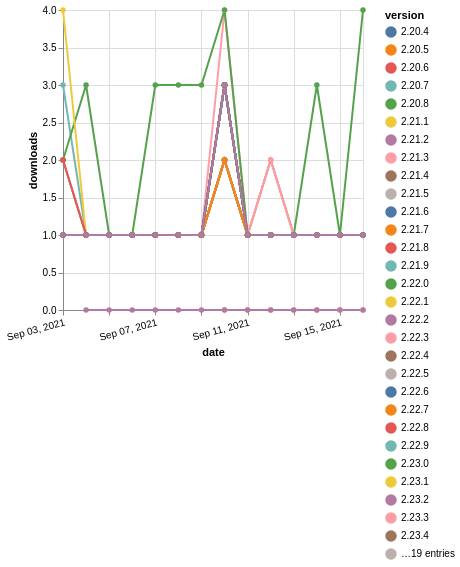

Describe this chart as a Vega-Lite specification.
### Vega-Lite specification from a JSON file in a GitHub repository (floating-point values rounded to 4 significant figures; data arrays with more than 128 entries replaced by an {"elided": "..."} marker saying what was removed)
{"$schema": "https://vega.github.io/schema/vega-lite/v5.json", "description": "A simple bar chart with embedded data.", "data": {"values": {"elided": "664 records"}}, "width": "container", "mark": {"type": "line", "point": {"filled": true}}, "encoding": {"x": {"field": "date", "type": "temporal", "timeUnit": "yearmonthdate", "title": "date", "axis": {"labelAngle": -15}}, "y": {"field": "delta", "type": "quantitative", "title": "downloads"}, "color": {"field": "version", "type": "nominal"}, "tooltip": {"field": "delta"}}}
